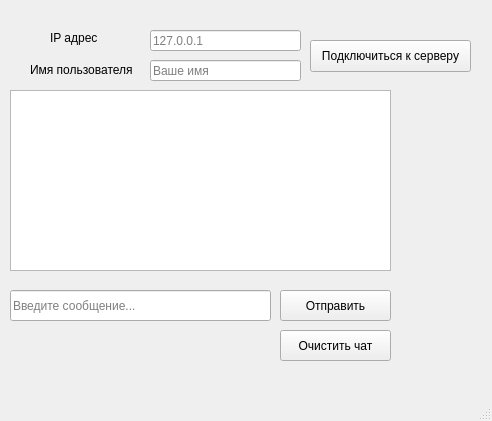
<?xml version="1.0" encoding="UTF-8"?>
<ui version="4.0">
 <class>MainWindow</class>
 <widget class="QMainWindow" name="MainWindow">
  <property name="geometry">
   <rect>
    <x>0</x>
    <y>0</y>
    <width>492</width>
    <height>421</height>
   </rect>
  </property>
  <property name="windowTitle">
   <string>Чат</string>
  </property>
  <widget class="QWidget" name="centralwidget">
   <widget class="QPushButton" name="pushButton">
    <property name="geometry">
     <rect>
      <x>310</x>
      <y>40</y>
      <width>161</width>
      <height>32</height>
     </rect>
    </property>
    <property name="text">
     <string>Подключиться к серверу</string>
    </property>
   </widget>
   <widget class="QPushButton" name="pushButton_2">
    <property name="geometry">
     <rect>
      <x>280</x>
      <y>290</y>
      <width>111</width>
      <height>31</height>
     </rect>
    </property>
    <property name="text">
     <string>Отправить</string>
    </property>
   </widget>
   <widget class="QTextBrowser" name="textBrowser">
    <property name="geometry">
     <rect>
      <x>10</x>
      <y>90</y>
      <width>381</width>
      <height>181</height>
     </rect>
    </property>
   </widget>
   <widget class="QLineEdit" name="lineEdit">
    <property name="geometry">
     <rect>
      <x>10</x>
      <y>290</y>
      <width>261</width>
      <height>31</height>
     </rect>
    </property>
    <property name="placeholderText">
     <string>Введите сообщение...</string>
    </property>
   </widget>
   <widget class="QLineEdit" name="lineEdit_2">
    <property name="geometry">
     <rect>
      <x>150</x>
      <y>30</y>
      <width>151</width>
      <height>21</height>
     </rect>
    </property>
    <property name="placeholderText">
     <string>127.0.0.1</string>
    </property>
   </widget>
   <widget class="QLineEdit" name="lineEdit_3">
    <property name="geometry">
     <rect>
      <x>150</x>
      <y>60</y>
      <width>151</width>
      <height>21</height>
     </rect>
    </property>
    <property name="placeholderText">
     <string>Ваше имя</string>
    </property>
   </widget>
   <widget class="QLabel" name="label">
    <property name="geometry">
     <rect>
      <x>50</x>
      <y>30</y>
      <width>58</width>
      <height>16</height>
     </rect>
    </property>
    <property name="text">
     <string>IP адрес</string>
    </property>
   </widget>
   <widget class="QLabel" name="label_2">
    <property name="geometry">
     <rect>
      <x>30</x>
      <y>60</y>
      <width>151</width>
      <height>20</height>
     </rect>
    </property>
    <property name="text">
     <string>Имя пользователя</string>
    </property>
   </widget>
   <widget class="QPushButton" name="pushButton_3">
    <property name="geometry">
     <rect>
      <x>280</x>
      <y>330</y>
      <width>111</width>
      <height>31</height>
     </rect>
    </property>
    <property name="text">
     <string>Очистить чат</string>
    </property>
   </widget>
  </widget>
  <widget class="QMenuBar" name="menubar">
   <property name="geometry">
    <rect>
     <x>0</x>
     <y>0</y>
     <width>492</width>
     <height>22</height>
    </rect>
   </property>
  </widget>
  <widget class="QStatusBar" name="statusbar"/>
 </widget>
 <resources/>
 <connections/>
</ui>
